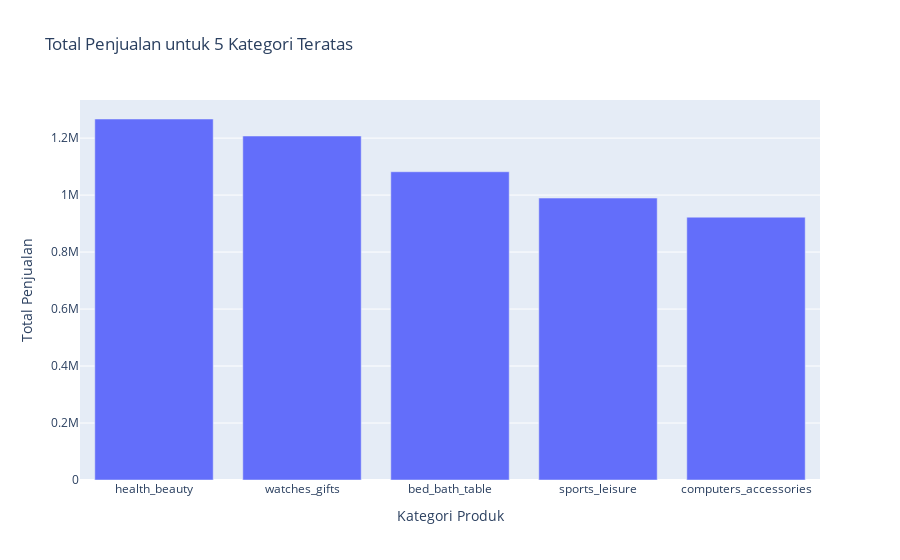

Notebook cell for this chart:
### Code cell
# Memilih hanya 5 kategori teratas
top_5_categories_df = category_sales_df.head(5)

# Plot bar total penjualan untuk 5 kategori teratas
fig = px.bar(top_5_categories_df, x='product_category_name', y='total_sales', 
             title='Total Penjualan untuk 5 Kategori Teratas',
             labels={'product_category_name': 'Kategori Produk', 'total_sales': 'Total Penjualan'})
fig.show()

### Figure 1 — Plotly figure (JSON) as saved in the notebook; plotly's stock layout.template omitted (floating-point values rounded to 4 significant figures)
{"data": [{"alignmentgroup": "True", "hovertemplate": "Kategori Produk=%{x}<br>Total Penjualan=%{y}<extra></extra>", "legendgroup": "", "marker": {"color": "#636efa", "pattern": {"shape": ""}}, "name": "", "offsetgroup": "", "orientation": "v", "showlegend": false, "textposition": "auto", "type": "bar", "x": ["health_beauty", "watches_gifts", "bed_bath_table", "sports_leisure", "computers_accessories"], "xaxis": "x", "y": [1267000.0, 1207000.0, 1082000.0, 989600.0, 922500.0], "yaxis": "y"}], "layout": {"autosize": true, "barmode": "relative", "legend": {"tracegroupgap": 0}, "title": {"text": "Total Penjualan untuk 5 Kategori Teratas"}, "xaxis": {"anchor": "y", "autorange": true, "domain": [0, 1], "range": [-0.5, 4.5], "title": {"text": "Kategori Produk"}, "type": "category"}, "yaxis": {"anchor": "x", "autorange": true, "domain": [0, 1], "range": [0, 1334000.0], "title": {"text": "Total Penjualan"}, "type": "linear"}}}
